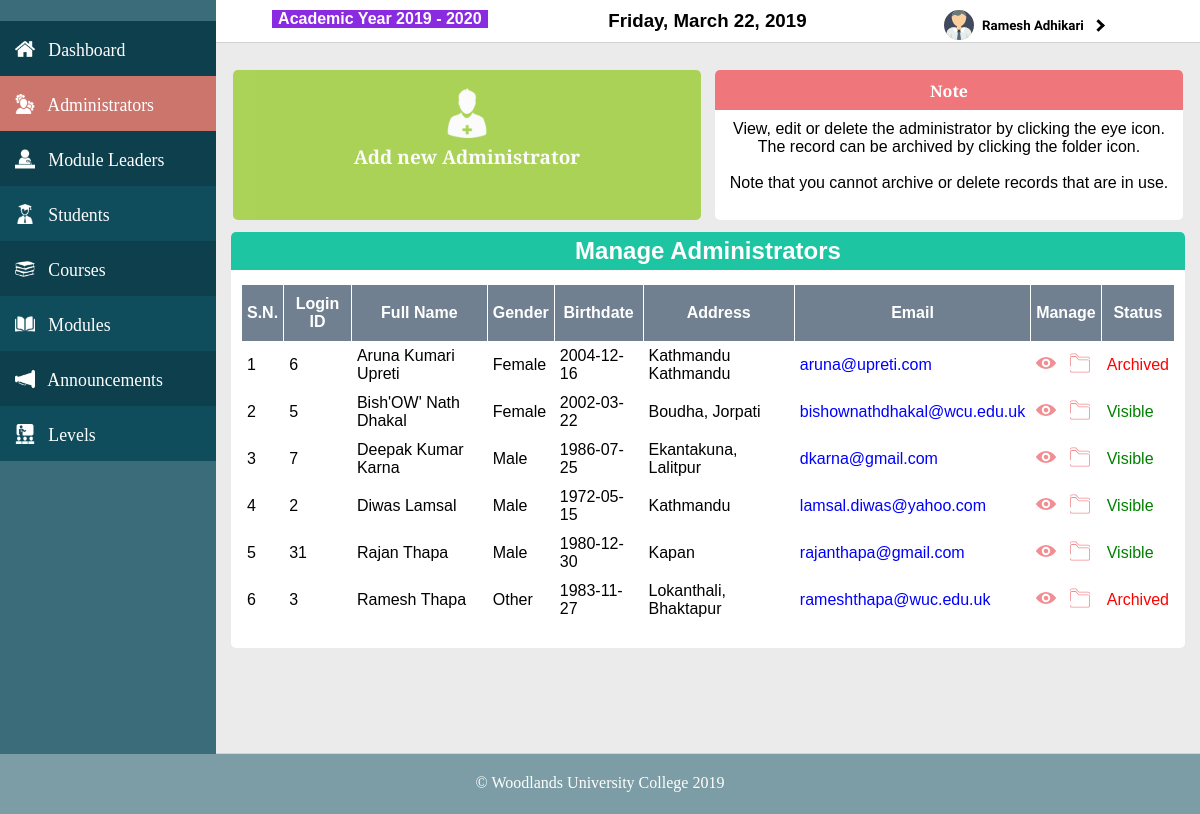
Screenshot of /public/ManageAdministrators (signed in) with the database file from the repository.
### tables this page shows
CREATE TABLE `users` (
  `uid` int(9) NOT NULL,
  `fname` varchar(50) NOT NULL,
  `mname` varchar(50) NOT NULL,
  `lname` varchar(50) NOT NULL,
  `password` varchar(255) NOT NULL,
  `gender` enum('Male','Female','Other') NOT NULL,
  `birthdate` date NOT NULL,
  `uaddress` varchar(255) NOT NULL,
  `ucontact` varchar(20) NOT NULL,
  `uemail` varchar(255) NOT NULL,
  `urole` varchar(50) NOT NULL,
  `ustatus` enum('Y','N') NOT NULL
);

### app/functions/functions.php (called while the page is built, shortened)
<?php
function loadTemplate($fileName, $templateVars) {
  extract($templateVars);
  require $fileName;
  $contents = ob_get_clean();
  return $contents;
}
?>

### app/controllers/ManageAdministrators.php (called while the page is built, shortened)
<?php
class ManageAdministrators extends Controller{
  public function index($val=""){
    $userClass = new DatabaseTable('users');
    $users = $userClass->findSorted('urole','Administrator', 'fname');
    $manage = "administrator";
    $template = '../app/views/administrators/userNote.php';
    $note = loadTemplate($template, ['val'=>$val, 'manage'=>$manage]);
    $template = '../app/views/administrators/manageAdministrators.php';
    $content = loadTemplate($template, ['val'=>$val, 'users'=>$users, 'note'=>$note]);
  }
}
?>

### app/core/App.php (called while the page is built, shortened)
<?php
class App{
    protected $method = 'index';
    public function __construct(){
      $url = $this->parseUrl();
      if (file_exists('../app/controllers/' . $url[0] . '.php')) {
          unset($url[0]);
      }
      $this->controller = new $this->controller;
      $this->param = $url ? array_values($url) : [];
      call_user_func_array([$this->controller,$this->method],$this->param);
    }
    public function parseUrl(){
      if (isset($_GET['url'])) {
          return $url = explode('/', filter_var(rtrim($_GET['url'], '/'), FILTER_SANITIZE_URL));
      }
    }
}

### public/index.php (called while the page is built, shortened)
<?php
  require_once '../app/pdoconnect/pdoconnect.php';
  require_once '../app/models/databasetable.php';
  require_once '../app/functions/functions.php';
  $app = new App;
?>

### app/models/databasetable.php (called while the page is built, shortened)
<?php
class DatabaseTable{
	public $table;
	function __construct($table){
		$this->table = $table;
	}
	function findSorted($field, $value, $sorter){
		global $pdo;
		$stmt = $pdo->prepare('SELECT * FROM '.$this->table.' WHERE '.$field.'=:value ORDER BY '.$sorter . ' ASC');
		$criteria = [
						'value' => $value
		];
		$stmt->execute($criteria);
		return $stmt;
	}
}

### app/views/administrators/manageAdministrators.php (the view)
<div class = "boxesContainer boxesContainerManage">
  <div class = "contentBoxLarge contentBoxLargeManage addNewBox">
    <a href = "/GroupProject/public/ManageAdministrators/add">
      <div style="width: 100%; height: 80%; padding-top: 4%;">
        <img src = "/GroupProject/public/resources/images/adduser.png" width="50"><br>
        Add new Administrator
      </div>
    </a>
  </div>
  <?php
    echo $note;
  ?>
</div>
<div class = "adminManageTable">
  <div class = "tableTitle">
    <h1 class = "tableHeading">Manage Administrators</h1>
  </div>
  <table>
    <tr>
      <th>S.N.</th>
      <th>Login ID</th>
      <th>Full Name</th>
      <th>Gender</th>
      <th>Birthdate</th>
      <th>Address</th>
      <th>Email</th>
      <th>Manage</th>
      <th>Status</th>
    </tr>
    <?php
    $count = 0;
      while($user = $users->fetch()){
        $viewIcon = '<a href = "/GroupProject/public/ManageAdministrators/browse/'.$user['uid'].'">
                          <img class = "tableIcon" src = "/GroupProject/public/resources/images/view.svg">
                        </a>';
        $archiveIcon = '<a href = "/GroupProject/public/ManageAdministrators/archive/'.$user['uid'].'">
                          <img class = "tableIcon" src = "/GroupProject/public/resources/images/archive.svg">
                        </a>';
        $statusText = $user['ustatus']=="Y" ? '<font color = "green">Visible</font>':
                                                           '<font color = "red">Archived</font>';
        $count++;
        echo '<tr>
                <td>'.$count.'</td>
                <td>'.$user['uid'].'</td>
                <td>'.$user['fname'].' '.$user['mname'].' '.$user['lname'].'</td>
                <td>'.$user['gender'].'</td>
                <td>'.$user['birthdate'].'</td>
                <td>'.$user['uaddress'].'</td>
                <td><a href = "mailto:'.$user['uemail'].'">'.$user['uemail'].'</a></td>
                <td>'.$viewIcon.' &nbsp;'.$archiveIcon.'</td>
                <td>'.$statusText.'</td>
        ';
      }
    ?>
  </table>
</div>

### public/css/userStyle.css (style rules this page uses)
h1 { font-family: 'Noto Sans KR', sans-serif; }
a { color: white; text-decoration: none; }
* { margin: 0; padding: 0; }
body { overflow-x: hidden; }
.boxesContainer { display: flex; flex-direction: row; justify-content: space-between; }
.contentBoxLarge { width: 50%; min-height: 300px; background: white; text-align: center; margin: 7px; border-radius: 5px; color: white; user-select: none; }
.adminManageTable, .userForm { width: calc(100% - 20px); background: white; border-radius: 5px; padding: 10px; margin-bottom: calc(1% + 10px); }
.tableTitle, .formTitle { margin-left: -10px; margin-top: -10px; background: #1DC5A3; padding-top: 5px; padding-bottom: 5px; width: calc(100% + 20px); margin-bottom: calc(1.5% + 10px); color: white; border-top-left-radius: 5px; border-top-right-radius: 5px; }
.tableHeading, .formHeading { text-align: center; }
.adminManageTable table { border-collapse: collapse; width: 100%; margin-top: -10px; margin-bottom: 1.5%; font-family: "Trebuchet MS", Arial, sans-serif; }
.adminManageTable td, th { border: 1px solid white; padding: 5px; }
.adminManageTable tr { transition: background-color 0.1s; }
.adminManageTable th { padding-top: 10px; padding-bottom: 10px; text-align: center; background-color: slategray; color: white; }
.tableIcon { width: 20px; }
.adminManageTable a { color: blue; }
.boxesContainerManage { width: calc(100% + 10px); margin-left: -10px; padding: 5px; }
.contentBoxLargeManage { width: 50%; min-height: 150px; }
.addNewBox, .deleteBox { background: #9ACD32; opacity: 0.8; text-align: center; color: white; font-family: 'Cinzel', serif; font-weight: bolder; font-size: 19px; border-radius: 5px; transition: opacity 0.3s; }

### rows the page displays
users: uid "6", fname "Aruna", mname "Kumari", lname "Upreti", gender "Female", birthdate "2004-12-16", uaddress "Kathmandu Kathmandu", uemail "aruna@upreti.com", ustatus "Archived"
users: uid "5", fname "Bish'OW'", mname "Nath", lname "Dhakal", gender "Female", birthdate "2002-03-22", uaddress "Boudha, Jorpati", uemail "bishownathdhakal@wcu.edu.uk", ustatus "Visible"
users: uid "7", fname "Deepak", mname "Kumar", lname "Karna", gender "Male", birthdate "1986-07-25", uaddress "Ekantakuna, Lalitpur", uemail "dkarna@gmail.com", ustatus "Visible"
users: uid "2", fname "Diwas", lname "Lamsal", gender "Male", birthdate "1972-05-15", uaddress "Kathmandu", uemail "lamsal.diwas@yahoo.com", ustatus "Visible"
users: uid "31", fname "Rajan", lname "Thapa", gender "Male", birthdate "1980-12-30", uaddress "Kapan", uemail "rajanthapa@gmail.com", ustatus "Visible"
users: uid "3", fname "Ramesh", lname "Thapa", gender "Other", birthdate "1983-11-27", uaddress "Lokanthali, Bhaktapur", uemail "rameshthapa@wuc.edu.uk", ustatus "Archived"

### other values shown
$_SESSION['loggedin']['fname'] "Ramesh"
$_SESSION['loggedin']['lname'] "Adhikari"
$manage "administrator"
